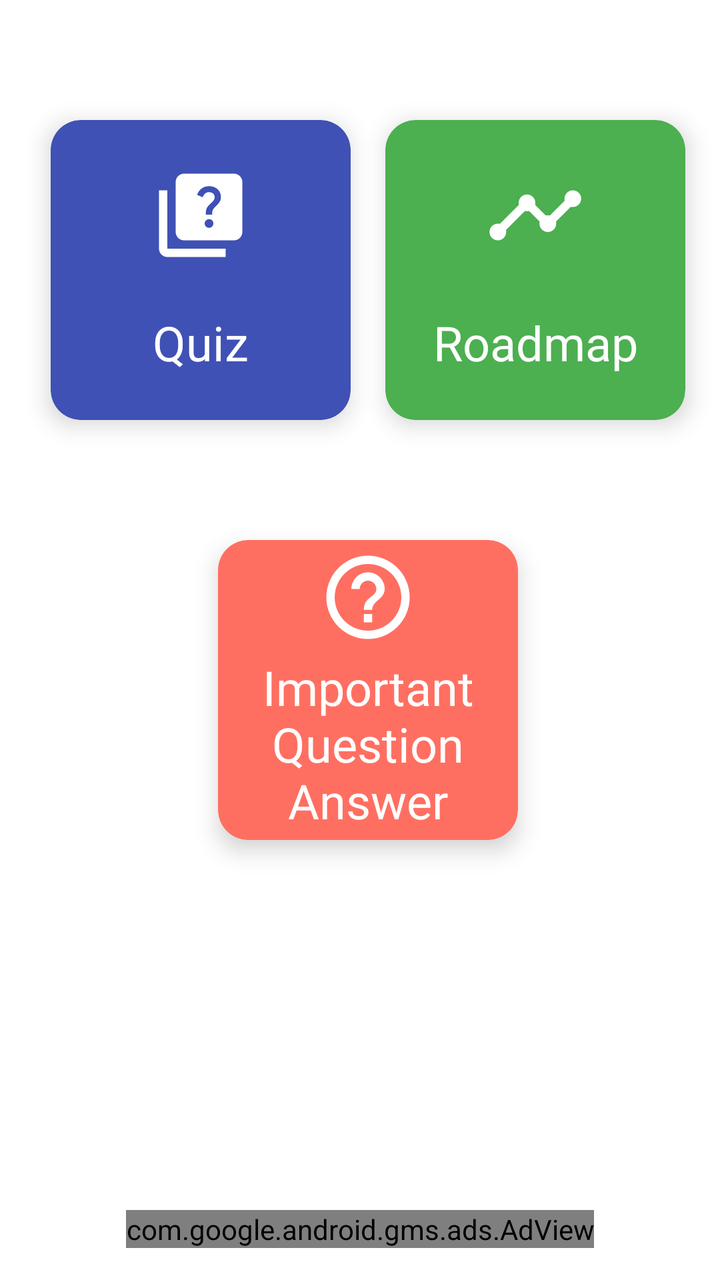
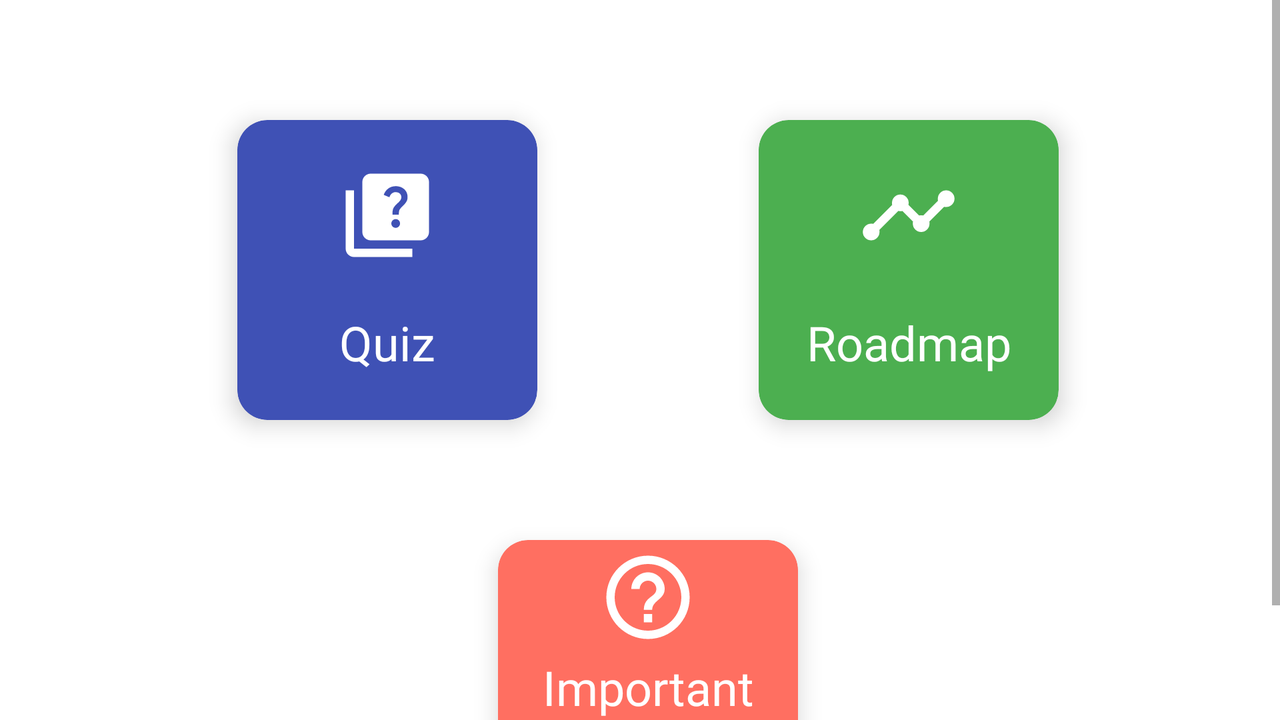

First picture: res/layout/ on a phone held upright. Second picture: the repository's own variant of that layout, on a device whose configuration matches the variant's folder. Source for both follows.
<!-- AndroidManifest.xml: application theme Theme.BTechBuddy -->
<!-- res/layout/activity_main.xml -->
<?xml version="1.0" encoding="utf-8"?>
<androidx.constraintlayout.widget.ConstraintLayout xmlns:android="http://schemas.android.com/apk/res/android"
    xmlns:app="http://schemas.android.com/apk/res-auto"
    xmlns:tools="http://schemas.android.com/tools"
    xmlns:ads="http://schemas.android.com/apk/res-auto"
    android:id="@+id/main"
    android:layout_width="match_parent"
    android:layout_height="match_parent"
    tools:context=".MainActivity">

    <androidx.cardview.widget.CardView
        android:id="@+id/cardViewQuiz"
        android:layout_width="150dp"
        android:layout_height="150dp"
        android:layout_marginStart="8dp"
        android:layout_marginTop="60dp"
        android:backgroundTint="#3F51B5"
        android:foreground="?attr/selectableItemBackground"
        app:cardCornerRadius="15dp"
        app:cardElevation="7dp"
        app:layout_constraintEnd_toStartOf="@+id/cardViewRoadMap"
        app:layout_constraintHorizontal_bias="0.5"
        app:layout_constraintStart_toStartOf="parent"
        app:layout_constraintTop_toTopOf="parent">

        <androidx.constraintlayout.widget.ConstraintLayout
            android:layout_width="match_parent"
            android:layout_height="match_parent">

            <ImageView
                android:id="@+id/imageView2"
                android:layout_width="wrap_content"
                android:layout_height="wrap_content"
                app:layout_constraintBottom_toTopOf="@+id/textView2"
                app:layout_constraintEnd_toEndOf="parent"
                app:layout_constraintHorizontal_bias="0.5"
                app:layout_constraintStart_toStartOf="parent"
                app:layout_constraintTop_toTopOf="parent"
                app:srcCompat="@drawable/quiz_icon"/>

            <TextView
                android:id="@+id/textView2"
                android:layout_width="wrap_content"
                android:layout_height="wrap_content"
                android:fontFamily="@font/lato_bold"
                android:text="@string/quiz"
                android:textColor="@color/white"
                android:textSize="24sp"
                app:layout_constraintBottom_toBottomOf="parent"
                app:layout_constraintEnd_toEndOf="parent"
                app:layout_constraintHorizontal_bias="0.5"
                app:layout_constraintStart_toStartOf="parent"
                app:layout_constraintTop_toBottomOf="@+id/imageView2" />
        </androidx.constraintlayout.widget.ConstraintLayout>
    </androidx.cardview.widget.CardView>

    <androidx.cardview.widget.CardView
        android:id="@+id/cardViewRoadMap"
        android:layout_width="150dp"
        android:layout_height="150dp"
        android:layout_marginTop="60dp"
        android:elevation="15dp"
        android:backgroundTint="#4CAF50"
        android:foreground="?attr/selectableItemBackground"
        app:cardCornerRadius="15dp"
        app:cardElevation="7dp"
        app:layout_constraintEnd_toEndOf="parent"
        app:layout_constraintHorizontal_bias="0.5"
        app:layout_constraintStart_toEndOf="@+id/cardViewQuiz"
        app:layout_constraintTop_toTopOf="parent">

        <androidx.constraintlayout.widget.ConstraintLayout
            android:layout_width="match_parent"
            android:layout_height="match_parent">

            <ImageView
                android:id="@+id/imageViewRoadmap"
                android:layout_width="wrap_content"
                android:layout_height="wrap_content"
                app:layout_constraintBottom_toTopOf="@+id/textViewRoadmap"
                app:layout_constraintEnd_toEndOf="parent"
                app:layout_constraintHorizontal_bias="0.5"
                app:layout_constraintStart_toStartOf="parent"
                app:layout_constraintTop_toTopOf="parent"
                app:srcCompat="@drawable/roadmap_icon" />

            <TextView
                android:id="@+id/textViewRoadmap"
                android:layout_width="wrap_content"
                android:layout_height="wrap_content"
                android:fontFamily="@font/lato_bold"
                android:text="@string/roadmap"
                android:textColor="@color/white"
                android:textSize="24sp"
                app:layout_constraintBottom_toBottomOf="parent"
                app:layout_constraintEnd_toEndOf="parent"
                app:layout_constraintHorizontal_bias="0.5"
                app:layout_constraintStart_toStartOf="parent"
                app:layout_constraintTop_toBottomOf="@+id/imageViewRoadmap" />
        </androidx.constraintlayout.widget.ConstraintLayout>

    </androidx.cardview.widget.CardView>

    <androidx.cardview.widget.CardView
        android:id="@+id/cardViewImportantQuesAns"
        android:layout_width="150dp"
        android:layout_height="150dp"
        android:layout_marginTop="60dp"
        android:elevation="15dp"
        android:backgroundTint="#FF6F61"
        android:foreground="?attr/selectableItemBackground"
        app:cardCornerRadius="15dp"
        app:cardElevation="7dp"
        app:layout_constraintEnd_toEndOf="@+id/cardViewRoadMap"
        app:layout_constraintStart_toStartOf="@+id/cardViewQuiz"
        app:layout_constraintTop_toBottomOf="@+id/cardViewQuiz">

        <androidx.constraintlayout.widget.ConstraintLayout
            android:layout_width="match_parent"
            android:layout_height="match_parent">

            <ImageView
                android:id="@+id/imageView3"
                android:layout_width="wrap_content"
                android:layout_height="wrap_content"
                app:layout_constraintBottom_toTopOf="@+id/textView3"
                app:layout_constraintEnd_toEndOf="parent"
                app:layout_constraintHorizontal_bias="0.5"
                app:layout_constraintStart_toStartOf="parent"
                app:layout_constraintTop_toTopOf="parent"
                app:srcCompat="@drawable/help_icon" />

            <TextView
                android:id="@+id/textView3"
                android:layout_width="wrap_content"
                android:layout_height="wrap_content"
                android:fontFamily="@font/lato_bold"
                android:text="@string/impt_ques_ans"
                android:textColor="@color/white"
                android:textSize="24sp"
                android:textAlignment="center"
                app:layout_constraintBottom_toBottomOf="parent"
                app:layout_constraintEnd_toEndOf="parent"
                app:layout_constraintHorizontal_bias="0.5"
                app:layout_constraintStart_toStartOf="parent"
                app:layout_constraintTop_toBottomOf="@+id/imageView3"/>
        </androidx.constraintlayout.widget.ConstraintLayout>

    </androidx.cardview.widget.CardView>

    <com.google.android.gms.ads.AdView
        android:id="@+id/adView"
        android:layout_width="wrap_content"
        android:layout_height="wrap_content"
        android:layout_alignParentBottom="true"
        android:layout_centerInParent="true"
        android:layout_marginStart="8dp"
        android:layout_marginEnd="8dp"
        android:layout_marginBottom="16dp"
        ads:adSize="BANNER"
        ads:adUnitId="ca-app-pub-3940256099942544/9214589741"
        app:layout_constraintBottom_toBottomOf="parent"
        app:layout_constraintEnd_toEndOf="parent"
        app:layout_constraintStart_toStartOf="parent">

    </com.google.android.gms.ads.AdView>












</androidx.constraintlayout.widget.ConstraintLayout>
<!-- resources referenced by this layout -->
<resources>
  <color name="white">#FFFFFFFF</color>
  <!-- drawable help_icon (drawable) -->
  <vector xmlns:android="http://schemas.android.com/apk/res/android" android:autoMirrored="true" android:height="50dp" android:tint="#FFFFFF" android:viewportHeight="24" android:viewportWidth="24" android:width="50dp">
        
      <path android:fillColor="@android:color/white" android:pathData="M11,18h2v-2h-2v2zM12,2C6.48,2 2,6.48 2,12s4.48,10 10,10 10,-4.48 10,-10S17.52,2 12,2zM12,20c-4.41,0 -8,-3.59 -8,-8s3.59,-8 8,-8 8,3.59 8,8 -3.59,8 -8,8zM12,6c-2.21,0 -4,1.79 -4,4h2c0,-1.1 0.9,-2 2,-2s2,0.9 2,2c0,2 -3,1.75 -3,5h2c0,-2.25 3,-2.5 3,-5 0,-2.21 -1.79,-4 -4,-4z"/>
      
  </vector>
  <!-- drawable quiz_icon (drawable) -->
  <vector xmlns:android="http://schemas.android.com/apk/res/android" android:height="50dp" android:tint="#fff" android:viewportHeight="24" android:viewportWidth="24" android:width="50dp">
        
      <path android:fillColor="@android:color/white" android:pathData="M4,6H2v14c0,1.1 0.9,2 2,2h14v-2H4V6z"/>
        
      <path android:fillColor="@android:color/white" android:pathData="M20,2H8C6.9,2 6,2.9 6,4v12c0,1.1 0.9,2 2,2h12c1.1,0 2,-0.9 2,-2V4C22,2.9 21.1,2 20,2zM14.01,15c-0.59,0 -1.05,-0.47 -1.05,-1.05c0,-0.59 0.47,-1.04 1.05,-1.04c0.59,0 1.04,0.45 1.04,1.04C15.04,14.53 14.6,15 14.01,15zM16.51,8.83c-0.63,0.93 -1.23,1.21 -1.56,1.81c-0.13,0.24 -0.18,0.4 -0.18,1.18h-1.52c0,-0.41 -0.06,-1.08 0.26,-1.65c0.41,-0.73 1.18,-1.16 1.63,-1.8c0.48,-0.68 0.21,-1.94 -1.14,-1.94c-0.88,0 -1.32,0.67 -1.5,1.23l-1.37,-0.57C11.51,5.96 12.52,5 13.99,5c1.23,0 2.08,0.56 2.51,1.26C16.87,6.87 17.08,7.99 16.51,8.83z"/>
      
  </vector>
  <!-- drawable roadmap_icon (drawable) -->
  <vector xmlns:android="http://schemas.android.com/apk/res/android" android:height="50dp" android:tint="#FFFFFF" android:viewportHeight="960" android:viewportWidth="960" android:width="50dp">
        
      <path android:fillColor="@android:color/white" android:pathData="M120,720Q87,720 63.5,696.5Q40,673 40,640Q40,607 63.5,583.5Q87,560 120,560Q126,560 130.5,560Q135,560 140,562L322,380Q320,375 320,370.5Q320,366 320,360Q320,327 343.5,303.5Q367,280 400,280Q433,280 456.5,303.5Q480,327 480,360Q480,362 478,380L580,482Q585,480 589.5,480Q594,480 600,480Q606,480 610.5,480Q615,480 620,482L762,340Q760,335 760,330.5Q760,326 760,320Q760,287 783.5,263.5Q807,240 840,240Q873,240 896.5,263.5Q920,287 920,320Q920,353 896.5,376.5Q873,400 840,400Q834,400 829.5,400Q825,400 820,398L678,540Q680,545 680,549.5Q680,554 680,560Q680,593 656.5,616.5Q633,640 600,640Q567,640 543.5,616.5Q520,593 520,560Q520,554 520,549.5Q520,545 522,540L420,438Q415,440 410.5,440Q406,440 400,440Q398,440 380,438L198,620Q200,625 200,629.5Q200,634 200,640Q200,673 176.5,696.5Q153,720 120,720Z"/>
      
  </vector>
  <string name="impt_ques_ans">Important\nQuestion\nAnswer</string>
  <string name="quiz">Quiz</string>
  <string name="roadmap">Roadmap</string>
  <style name="Theme.BTechBuddy" parent="Base.Theme.BTechBuddy" />
  <style name="Base.Theme.BTechBuddy" parent="Theme.MaterialComponents.DayNight.DarkActionBar">
          
           <item name="colorPrimary">@color/blue_violet</item>
          <item name="colorSecondary">@color/design_default_color_secondary</item>
          <item name="colorPrimaryVariant">@color/design_default_color_primary_variant</item>
  
  
          <item name="android:statusBarColor">@color/blue_violet</item>
  
      </style>
  <color name="blue_violet">#4B1CEF</color>
</resources>
<!-- res/layout-land/activity_main.xml (the repository's variant of the layout above) -->
<!-- drawn on the phone turned sideways -->
<?xml version="1.0" encoding="utf-8"?>
<androidx.constraintlayout.widget.ConstraintLayout
    xmlns:android="http://schemas.android.com/apk/res/android"
    xmlns:app="http://schemas.android.com/apk/res-auto"
    android:id="@+id/main"
    android:layout_width="match_parent"
    android:layout_height="match_parent">

    <ScrollView
        android:layout_width="match_parent"
        android:layout_height="match_parent"
        app:layout_constraintBottom_toBottomOf="parent"
        app:layout_constraintEnd_toEndOf="parent"
        app:layout_constraintStart_toStartOf="parent"
        app:layout_constraintTop_toTopOf="parent">

        <androidx.constraintlayout.widget.ConstraintLayout
            android:layout_width="match_parent"
            android:layout_height="wrap_content">

            <androidx.cardview.widget.CardView
                android:id="@+id/cardViewQuiz"
                android:layout_width="150dp"
                android:layout_height="150dp"
                android:layout_marginStart="8dp"
                android:layout_marginTop="60dp"
                android:backgroundTint="#3F51B5"
                android:foreground="?attr/selectableItemBackground"
                app:cardCornerRadius="15dp"
                app:cardElevation="7dp"
                app:layout_constraintEnd_toStartOf="@+id/cardViewRoadMap"
                app:layout_constraintHorizontal_bias="0.5"
                app:layout_constraintStart_toStartOf="parent"
                app:layout_constraintTop_toTopOf="parent">

                <androidx.constraintlayout.widget.ConstraintLayout
                    android:layout_width="match_parent"
                    android:layout_height="match_parent">

                    <ImageView
                        android:id="@+id/imageView2"
                        android:layout_width="wrap_content"
                        android:layout_height="wrap_content"
                        app:layout_constraintBottom_toTopOf="@+id/textView2"
                        app:layout_constraintEnd_toEndOf="parent"
                        app:layout_constraintHorizontal_bias="0.5"
                        app:layout_constraintStart_toStartOf="parent"
                        app:layout_constraintTop_toTopOf="parent"
                        app:srcCompat="@drawable/quiz_icon"/>

                    <TextView
                        android:id="@+id/textView2"
                        android:layout_width="wrap_content"
                        android:layout_height="wrap_content"
                        android:fontFamily="@font/lato_bold"
                        android:text="@string/quiz"
                        android:textColor="@color/white"
                        android:textSize="24sp"
                        app:layout_constraintBottom_toBottomOf="parent"
                        app:layout_constraintEnd_toEndOf="parent"
                        app:layout_constraintHorizontal_bias="0.5"
                        app:layout_constraintStart_toStartOf="parent"
                        app:layout_constraintTop_toBottomOf="@+id/imageView2" />
                </androidx.constraintlayout.widget.ConstraintLayout>
            </androidx.cardview.widget.CardView>

            <androidx.cardview.widget.CardView
                android:id="@+id/cardViewRoadMap"
                android:layout_width="150dp"
                android:layout_height="150dp"
                android:layout_marginTop="60dp"
                android:elevation="15dp"
                android:backgroundTint="#4CAF50"
                android:foreground="?attr/selectableItemBackground"
                app:cardCornerRadius="15dp"
                app:cardElevation="7dp"
                app:layout_constraintEnd_toEndOf="parent"
                app:layout_constraintHorizontal_bias="0.5"
                app:layout_constraintStart_toEndOf="@+id/cardViewQuiz"
                app:layout_constraintTop_toTopOf="parent">

                <androidx.constraintlayout.widget.ConstraintLayout
                    android:layout_width="match_parent"
                    android:layout_height="match_parent">

                    <ImageView
                        android:id="@+id/imageViewRoadmap"
                        android:layout_width="wrap_content"
                        android:layout_height="wrap_content"
                        app:layout_constraintBottom_toTopOf="@+id/textViewRoadmap"
                        app:layout_constraintEnd_toEndOf="parent"
                        app:layout_constraintHorizontal_bias="0.5"
                        app:layout_constraintStart_toStartOf="parent"
                        app:layout_constraintTop_toTopOf="parent"
                        app:srcCompat="@drawable/roadmap_icon" />

                    <TextView
                        android:id="@+id/textViewRoadmap"
                        android:layout_width="wrap_content"
                        android:layout_height="wrap_content"
                        android:fontFamily="@font/lato_bold"
                        android:text="@string/roadmap"
                        android:textColor="@color/white"
                        android:textSize="24sp"
                        app:layout_constraintBottom_toBottomOf="parent"
                        app:layout_constraintEnd_toEndOf="parent"
                        app:layout_constraintHorizontal_bias="0.5"
                        app:layout_constraintStart_toStartOf="parent"
                        app:layout_constraintTop_toBottomOf="@+id/imageViewRoadmap" />
                </androidx.constraintlayout.widget.ConstraintLayout>

            </androidx.cardview.widget.CardView>

            <androidx.cardview.widget.CardView
                android:id="@+id/cardViewImportantQuesAns"
                android:layout_width="150dp"
                android:layout_height="150dp"
                android:layout_marginTop="60dp"
                android:layout_marginBottom="8dp"
                android:backgroundTint="#FF6F61"
                android:elevation="15dp"
                android:foreground="?attr/selectableItemBackground"
                app:cardCornerRadius="15dp"
                app:cardElevation="7dp"
                app:layout_constraintBottom_toBottomOf="parent"
                app:layout_constraintEnd_toEndOf="@+id/cardViewRoadMap"
                app:layout_constraintStart_toStartOf="@+id/cardViewQuiz"
                app:layout_constraintTop_toBottomOf="@+id/cardViewQuiz">

                <androidx.constraintlayout.widget.ConstraintLayout
                    android:layout_width="match_parent"
                    android:layout_height="match_parent">

                    <ImageView
                        android:id="@+id/imageView3"
                        android:layout_width="wrap_content"
                        android:layout_height="wrap_content"
                        app:layout_constraintBottom_toTopOf="@+id/textView3"
                        app:layout_constraintEnd_toEndOf="parent"
                        app:layout_constraintHorizontal_bias="0.5"
                        app:layout_constraintStart_toStartOf="parent"
                        app:layout_constraintTop_toTopOf="parent"
                        app:srcCompat="@drawable/help_icon" />

                    <TextView
                        android:id="@+id/textView3"
                        android:layout_width="wrap_content"
                        android:layout_height="wrap_content"
                        android:fontFamily="@font/lato_bold"
                        android:text="@string/impt_ques_ans"
                        android:textAlignment="center"
                        android:textColor="@color/white"
                        android:textSize="24sp"
                        app:layout_constraintBottom_toBottomOf="parent"
                        app:layout_constraintEnd_toEndOf="parent"
                        app:layout_constraintHorizontal_bias="0.5"
                        app:layout_constraintStart_toStartOf="parent"
                        app:layout_constraintTop_toBottomOf="@+id/imageView3" />
                </androidx.constraintlayout.widget.ConstraintLayout>

            </androidx.cardview.widget.CardView>

        </androidx.constraintlayout.widget.ConstraintLayout>
    </ScrollView>

</androidx.constraintlayout.widget.ConstraintLayout>
